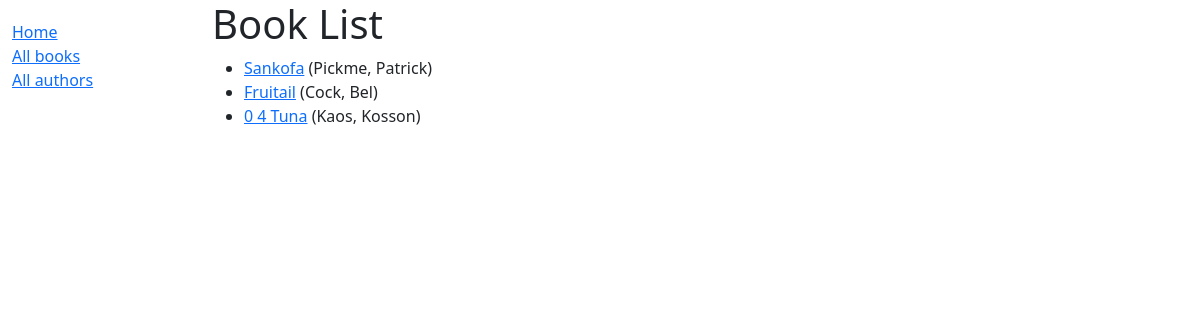
Before: /catalog/books/ with the older database file.
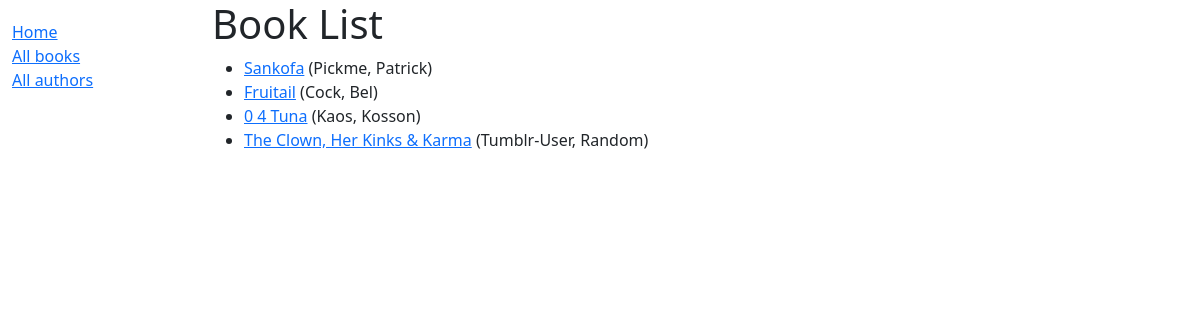
After: the same page with the newer database file.
### catalog/models.py (models this page shows, shortened)
class Book(models.Model):
    title = models.CharField(max_length=200)
    author = models.ForeignKey('Author', on_delete=models.RESTRICT, null=True)
    summary = models.TextField(
        max_length=1000, help_text="Enter a brief description of the book")
    isbn = models.CharField('ISBN', max_length=13,
                            unique=True,
                            help_text='13 Character <a href=\
                                "https://www.isbn-international.org/content/what-isbn'
                                      '">ISBN number</a>')
    genre = models.ManyToManyField(
        Genre, help_text="Select a genre for this book")
    def get_absolute_url(self):
        return reverse('book-detail', args=[str(self.id)])
    def display_genre(self):
        """Create a string for the Genre. This is required to display genre in Admin."""
        return ', '.join(genre.name for genre in self.genre.all()[:3])
    display_genre.short_description = 'Genre'

class Author(models.Model):
    first_name = models.CharField(max_length=100)
    last_name = models.CharField(max_length=100)
    date_of_birth = models.DateField(null=True, blank=True)
    date_of_death = models.DateField('Died', null=True, blank=True)
    def __str__(self):
        return f'{self.last_name}, {self.first_name}'
    class Meta:
        ordering = ['last_name', 'first_name']

### catalog/views.py (the view)
# urls.py: path('books/',  views.BookListView.as_view(), name ='books'), #view is implemented as a class. This is the recommended way to implement views in Django.
class BookListView(generic.ListView):
    model = Book
    paginate_by = 10
    context_object_name = 'book_list'   # template variable that will represent the list of books in the template file book_list.html
    def get_queryset(self):
        return Book.objects.filter(title__icontains='a')[:5]
    template_name = 'book_list.html'  # the template name/location

### catalog/templates/catalog/book_list.html
{% extends "base_generic.html" %} {% block content %}
<h1>Book List</h1>
{% if book_list %}
<ul>
  {% for book in book_list %}
  <li>
    <a href="{{ book.get_absolute_url }}">{{ book.title }}</a>
    ({{book.author}})
  </li>
  {% endfor %}
</ul>
{% else %}
<p>There are no books in the library.</p>
{% endif %} {% endblock %}

Changed rows visible on the page:
added Book: title "The Clown, Her Kinks & Karma", author "Tumblr-User, Random"
